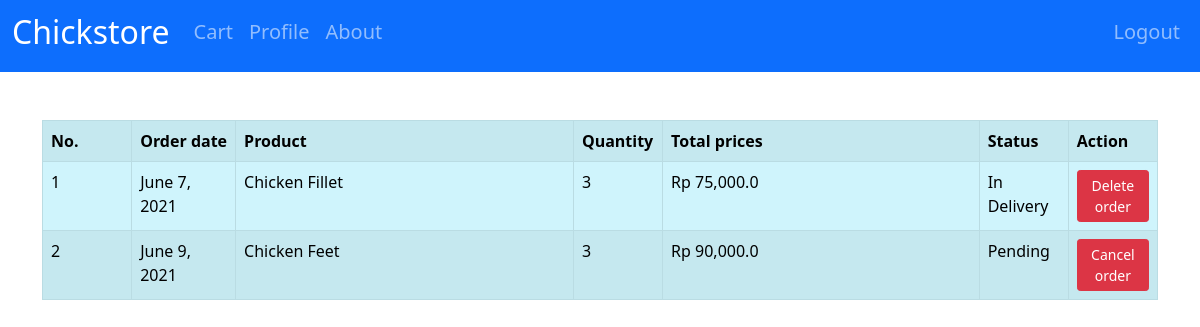
Screenshot of /orders/9 (signed in) with the database file from the repository.
### account/models.py (models this page shows, shortened)
class Order(models.Model):
    ORDERSTATS = (('Pending', 'Pending'), ('In Delivery', 'In Delivery'),)
    customer = models.ForeignKey(
        Account, related_name="order", on_delete=models.SET_NULL, null=True)
    product = models.ForeignKey(
        Product, related_name="order", on_delete=SET_NULL, null=True)
    status = models.CharField(max_length=200, choices=ORDERSTATS)
    order_date = models.DateField(auto_now_add=True, null=True)
    quantity = models.IntegerField(null=True)
    price_sum = models.FloatField(null=True)

class Product(models.Model):
    name = models.CharField(max_length=200)
    price = models.BigIntegerField()
    extra = models.CharField(max_length=200)
    picture = models.ImageField(
        upload_to='products', validators=[validate_image])
    date_added = models.DateField(auto_now_add=True, null=True)
    placeholder = models.BooleanField(default=False)

### account/decorators.py (the view)
        def wrapper_func(request, *args, **kwargs):
            if request.user.group.name == allowed_roles[0]:
                return view_func(request, *args, **kwargs)
            if request.user.group.name == 'staff':
                return redirect('staff_page')
            else:
                return HttpResponse("Unauthorized access!")

### account/views.py (called while the page is built)
@login_required(login_url='login')
@allowed_users(allowed_roles=['customer'])
def orders(request, customer):
    orders = Order.objects.filter(customer=customer)
    context = {
        "orders": orders
    }
    return render(request, 'chickstore/orders.html', context)

### templates/chickstore/orders.html
{% extends 'common/base.html' %}
{% load humanize %}
{% block content %}
{% if orders %}
    <table class="table table-striped table-bordered table-info mt-5">
        <tr>
            <th class="fit">
                No.
            </th>
            <th class="fit">
                Order date
            </th>
            <th>
                Product
            </th>
            <th class="fit">
                Quantity
            </th>
            <th>
                Total prices
            </th>
            <th class="fit">
                Status
            </th>
            <th class="fit">
                Action
            </th>
        </tr>
        {% for order in orders%}
            <tr>
                <td>
                    {{forloop.counter}}
                </td>
                <td>
                    {{order.order_date}}
                </td>
                <td>
                    {{order.product.name}}
                </td>
                <td>
                    {{order.quantity}}
                </td>
                <td>
                    Rp {{order.price_sum|intcomma}}
                </td>
                <td>
                    {{order.status}}
                </td>
                {% if order.status == 'Pending' %}
                    <td>
                        <a class="btn btn-sm btn-danger" href="{% url 'delete_order' order.id %}">Cancel order</a>
                    </td>
                {% elif order.status == 'In Delivery' %}
                    <td>
                        <a class="btn btn-sm btn-danger" href="{% url 'delete_order' order.id %}">Delete order</a>
                    </td>
                {% endif %}
            </tr>
        {% endfor %}
    </table>
{% else %}
    <h4>No Orders available</h4>
{% endif %}
{% endblock %}

### static/style.css (style rules this page uses)
.table td.fit, .table th.fit { white-space: nowrap; width: 8%; }

### rows the page displays
Order: order_date "June 7, 2021", product.name "Chicken Fillet", quantity "3", price_sum "75,000.0", status "In Delivery", shows "Delete order"
Order: order_date "June 9, 2021", product.name "Chicken Feet", quantity "3", price_sum "90,000.0", status "Pending", shows "Cancel order"
